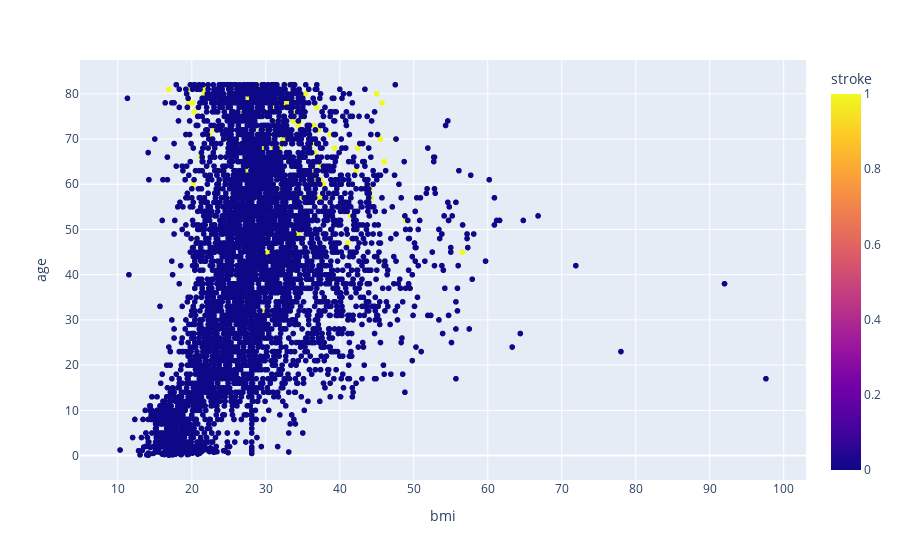

Notebook cell for this chart:
### Code cell
# a) BMI and Age
px.scatter(data_frame= df,x = "bmi", y = 'age',color ="stroke" )

### Figure 1 — Plotly figure (JSON) as saved in the notebook; plotly's stock layout.template omitted (floating-point values rounded to 4 significant figures; data arrays with more than 128 entries replaced by an {"elided": "..."} marker saying what was removed)
{"data": [{"hovertemplate": "bmi=%{x}<br>age=%{y}<br>stroke=%{marker.color}<extra></extra>", "legendgroup": "", "marker": {"color": {"elided": "5110 int values"}, "coloraxis": "coloraxis", "symbol": "circle"}, "mode": "markers", "name": "", "showlegend": false, "type": "scattergl", "x": {"elided": "5110 float values"}, "xaxis": "x", "y": {"elided": "5110 float values"}, "yaxis": "y"}], "layout": {"coloraxis": {"colorbar": {"title": {"text": "stroke"}}, "colorscale": [[0, "#0d0887"], [0.1111, "#46039f"], [0.2222, "#7201a8"], [0.3333, "#9c179e"], [0.4444, "#bd3786"], [0.5556, "#d8576b"], [0.6667, "#ed7953"], [0.7778, "#fb9f3a"], [0.8889, "#fdca26"], [1, "#f0f921"]]}, "legend": {"tracegroupgap": 0}, "margin": {"t": 60}, "xaxis": {"anchor": "y", "domain": [0, 1], "title": {"text": "bmi"}}, "yaxis": {"anchor": "x", "domain": [0, 1], "title": {"text": "age"}}}}
